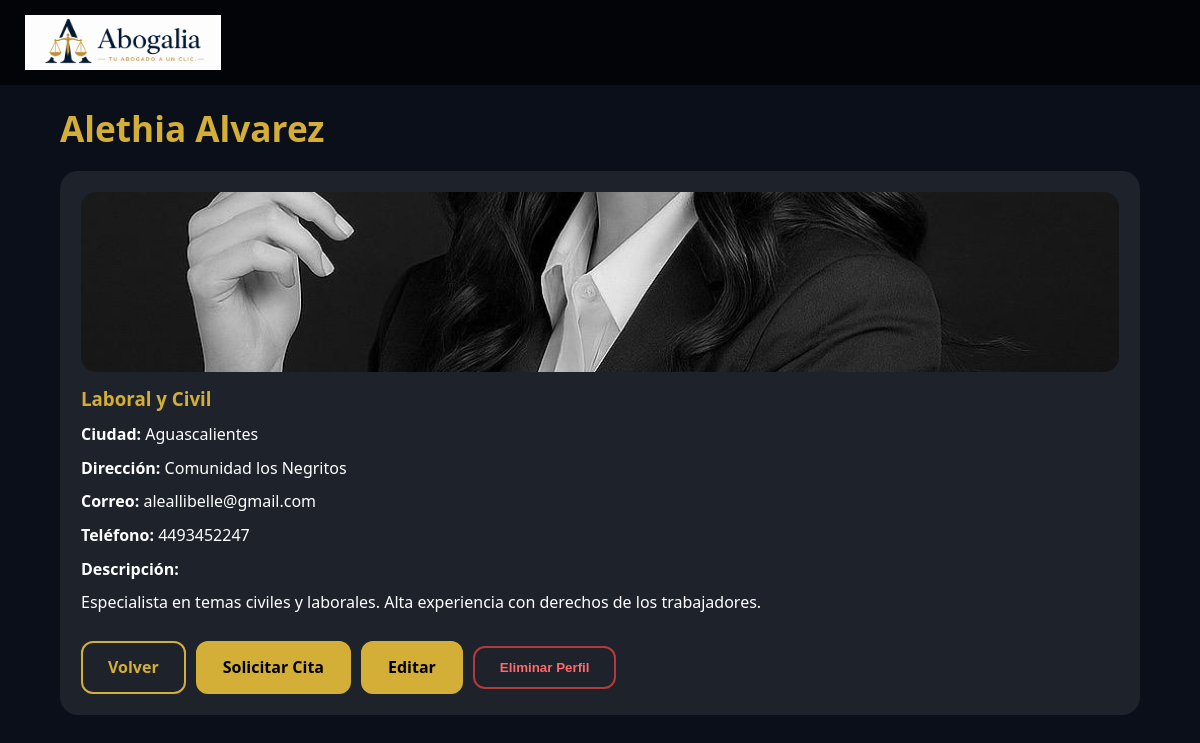
Screenshot of /views/abogado_profile.php?id=2 with the database file from the repository.
### tables this page shows
CREATE TABLE `abogados` (
  `id` int(10) UNSIGNED NOT NULL,
  `nombre` varchar(150) NOT NULL,
  `especializacion` varchar(100) NOT NULL,
  `descripcion` text NOT NULL,
  `foto` varchar(255) DEFAULT NULL,
  `ciudad` varchar(100) NOT NULL,
  `direccion` varchar(255) NOT NULL,
  `email` varchar(150) NOT NULL,
  `telefono` varchar(30) NOT NULL,
  `created_at` timestamp NOT NULL DEFAULT current_timestamp()
);

### views/abogado_profile.php (the view, shortened to what this page needs)
<?php
require "../php/db.php";
$id = filter_input(INPUT_GET, "id", FILTER_VALIDATE_INT);
$stmt = $pdo->prepare("
    SELECT
        id,
        nombre,
        especializacion,
        descripcion,
        foto,
        ciudad,
        direccion,
        email,
        telefono
    FROM abogados
    WHERE id = :id
");
$stmt->execute([
    ":id" => $id
]);
$abogado = $stmt->fetch();
?>
<!DOCTYPE html>
<html lang="es">
<head>
    <link rel="stylesheet" href="../css/style.css">
</head>
<body>
<header class="header">
    <div class="logo-container">
        <img
            src="../assets/Logohorizontal.jpg"
            alt="Logo de Abogalia"
            class="logo"
        >
    </div>
</header>
<section class="section">
    <h2>
        <?= htmlspecialchars($abogado["nombre"]) ?>
    </h2>
    <div class="lawyer-card">
        <img
            src="<?= $abogado["foto"]
                ? "../uploads/" . htmlspecialchars($abogado["foto"])
                : "../assets/default.jpg"
            ?>"
            alt="Foto de <?= htmlspecialchars($abogado["nombre"]) ?>"
        >
        <h3>
            <?= htmlspecialchars($abogado["especializacion"]) ?>
        </h3>
        <p>
            <strong>Ciudad:</strong>
            <?= htmlspecialchars($abogado["ciudad"]) ?>
        </p>
        <p>
            <strong>Dirección:</strong>
            <?= htmlspecialchars($abogado["direccion"]) ?>
        </p>
        <p>
            <strong>Correo:</strong>
            <?= htmlspecialchars($abogado["email"]) ?>
        </p>
        <p>
            <strong>Teléfono:</strong>
            <?= htmlspecialchars($abogado["telefono"]) ?>
        </p>
        <p>
            <strong>Descripción:</strong>
        </p>
        <p>
            <?= nl2br(htmlspecialchars($abogado["descripcion"])) ?>
        </p>
        <div class="profile-actions">
            <a
                href="../index.php"
                class="btn-secondary"
            >
                Volver
            </a>
            <a
                href="cita_form.php?abogado_id=<?= (int) $abogado["id"] ?>"
                class="btn-primary"
            >
                Solicitar Cita
            </a>
            <a
                href="abogado_edit.php?id=<?= (int) $abogado["id"] ?>"
                class="btn-primary"
            >
                Editar
            </a>
            <form
                action="../php/abogados_delete.php"
                method="POST"
                onsubmit="return confirm('¿Seguro que deseas eliminar este perfil?');"
            >
                <button
                    type="submit"
                    class="btn-danger"
                >
                    Eliminar Perfil
                </button>
            </form>
        </div>
    </div>
</section>
</body>
</html>

### css/style.css (style rules this page uses)
:root { --bg-color: #0b0f19; --card-color: rgba(255, 255, 255, 0.08); --header-color: rgba(0, 0, 0, 0.7); --gold: #d4af37; --gold-dark: #b8922f; --text-color: #ffffff; --danger: #b33a3a; --danger-light: #ff6b6b; --max-width: 1100px; --radius: 15px; }
* { margin: 0; padding: 0; box-sizing: border-box; }
html { scroll-behavior: smooth; }
body { background: var(--bg-color); color: var(--text-color); font-family: "Segoe UI", sans-serif; line-height: 1.6; }
img { max-width: 100%; display: block; }
a { color: inherit; }
.header { position: fixed; top: 0; left: 0; width: 100%; display: flex; justify-content: space-between; align-items: center; padding: 15px 25px; background: var(--header-color); backdrop-filter: blur(10px); z-index: 100; }
.logo { height: 55px; width: auto; }
.section, .blogs { width: 90%; max-width: var(--max-width); margin: auto; padding: 100px 0 50px; }
.section h2, .blogs h2 { margin-bottom: 15px; color: var(--gold); font-size: 2.2rem; }
.lawyer-card { padding: 20px; background: var(--card-color); border: 1px solid transparent; border-radius: 18px; transition: transform 0.3s ease, border-color 0.3s ease; }
.lawyer-card img { width: 100%; height: 180px; object-fit: cover; border-radius: var(--radius); }
.lawyer-card h3 { margin-top: 12px; color: var(--gold); }
.lawyer-card p { margin-top: 8px; }
.btn-primary, .btn-secondary, .btn-danger { display: inline-block; padding: 12px 25px; border-radius: 12px; font-weight: bold; text-decoration: none; cursor: pointer; transition: background 0.3s ease, color 0.3s ease, border-color 0.3s ease; }
.btn-primary { border: 2px solid var(--gold); background: var(--gold); color: #000; }
.btn-secondary { border: 2px solid var(--gold); background: transparent; color: var(--gold); }
.btn-danger { border: 2px solid var(--danger); background: transparent; color: var(--danger-light); }
.profile-actions { display: flex; flex-wrap: wrap; align-items: center; gap: 10px; margin-top: 25px; }
.profile-actions form { margin: 0; }

### rows the page displays
abogados: nombre "Alethia Alvarez", foto (picture), especializacion "Laboral y Civil", ciudad "Aguascalientes", direccion "Comunidad los Negritos", email "aleallibelle@gmail.com", telefono "4493452247", descripcion "Especialista en temas civiles y laborales. Alta experiencia con derechos de los trabajadores."
